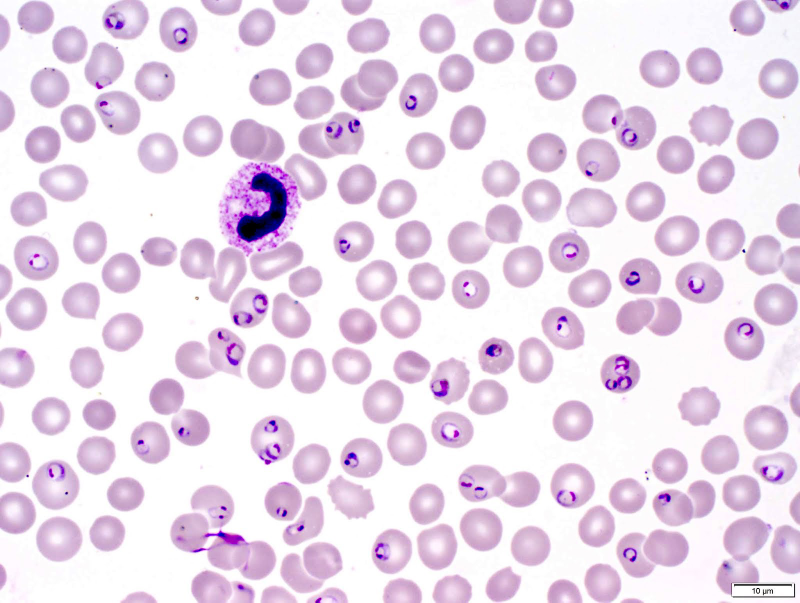
#> input picture Malarial/images/3.png, 1600 x 1205 px (shown at 1/2 size)
$ python new.py
#> lines starting #> are read from the running program, lines starting #| are printed output that depends on the picture; after the words box and inside, x2 and y2 are one past the last pixel; in counts of white or black regions, pixels touching at a corner belong together
import cv2
import joblib
import numpy as np

im = cv2.imread("images/3.png")
#> im is the input picture: shape (1205, 1600, 3); mean B, G, R 235.7, 219.6, 234.3
im = (255 - im)
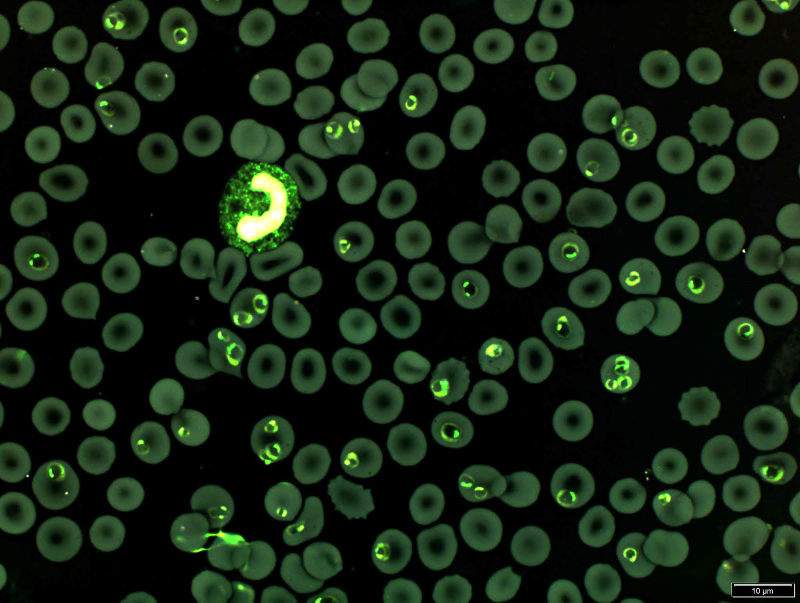
#> im: shape (1205, 1600, 3) (shown at 1/2 size); mean B, G, R 19.3, 35.4, 20.7
im = cv2.resize(im, (700, 700))
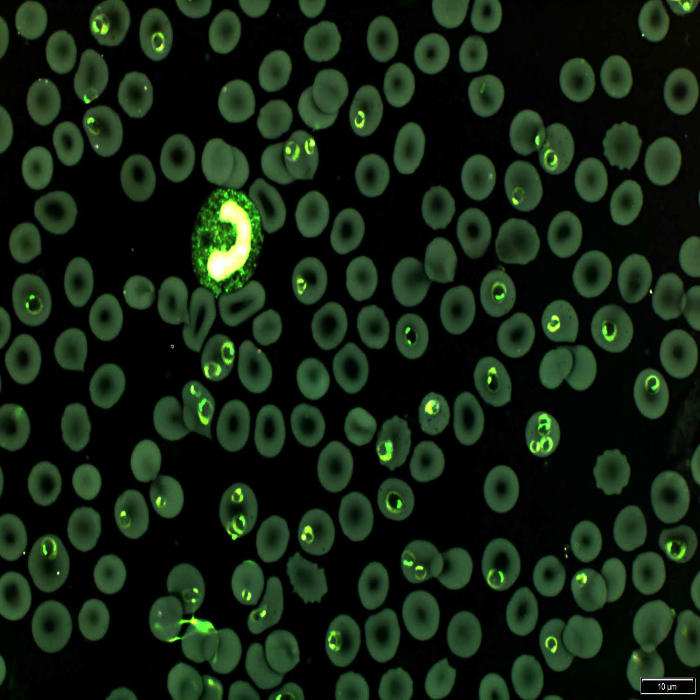
#> im: shape (700, 700, 3); mean B, G, R 19.3, 35.3, 20.6

im_gray = cv2.cvtColor(im, cv2.COLOR_BGR2GRAY)
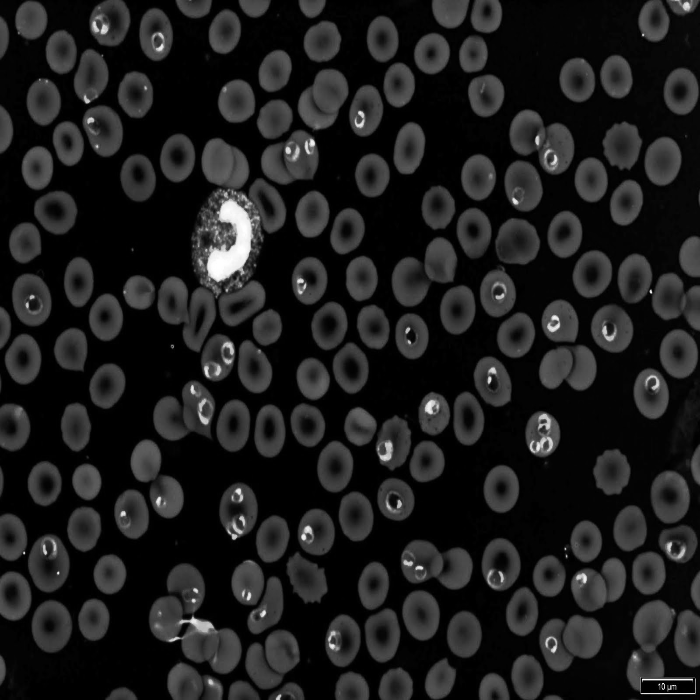
#> im_gray: shape (700, 700); min 0, max 255, mean 29.1

ret, thresh = cv2.threshold(im_gray, 130, 255, 0)
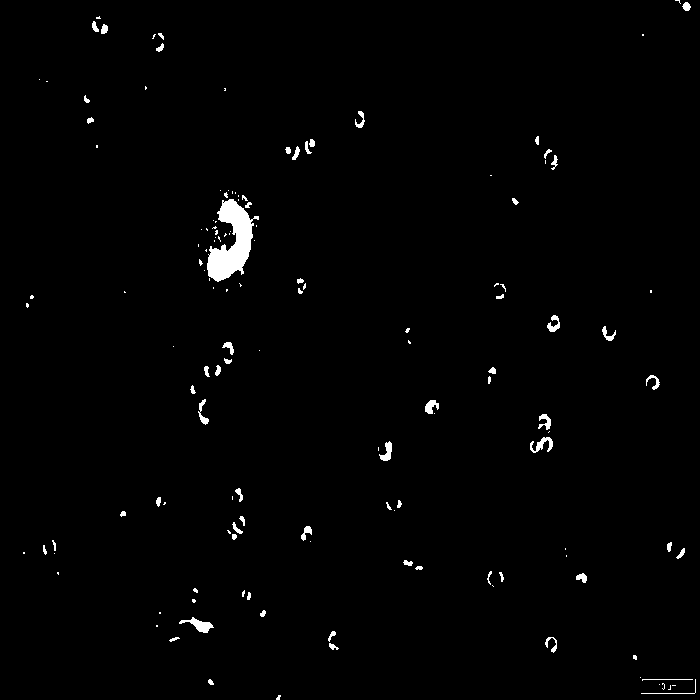
#> thresh: shape (700, 700); 1.2% white; 142 white regions (78 under 20 px)
contours, _ = cv2.findContours(thresh, 1, 2)
#> contours = 143 contours, 102 with area under 20; largest, box (x1, y1, x2, y2) and area: (207, 199, 259, 282) 1989, (179, 617, 214, 633) 187, (530, 437, 553, 453) 122, (379, 441, 392, 461) 110, (425, 400, 439, 414) 97

im_gray = cv2.cvtColor(im_gray, cv2.COLOR_GRAY2BGR)
#> im_gray: shape (700, 700, 3)
cv2.drawContours(im_gray, contours, -1, (0, 255, 0), 1)
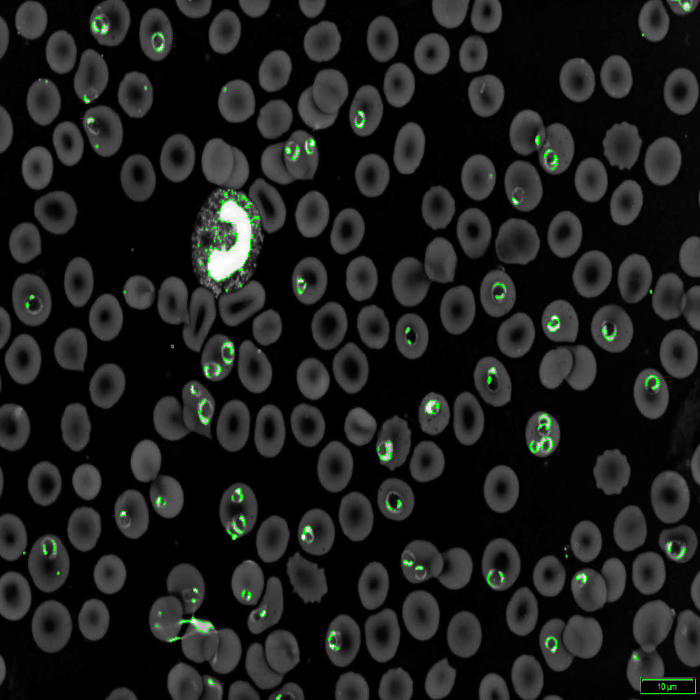
#> im_gray: shape (700, 700, 3); mean B, G, R 28.2, 29.5, 28.2

cv2.imshow("Window", im_gray)
cv2.waitKey(0)
cv2.destroyAllWindows()

#> (the run stopped early here; a loop or call above may not have finished)

$ run again, with Malarial/images/1.png copied over Malarial/images/3.png
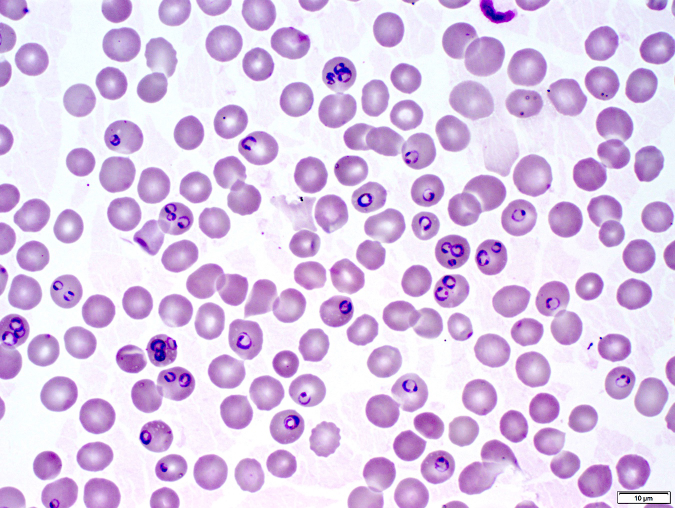
#> input picture Malarial/images/1.png, 1350 x 1016 px (shown at 1/2 size)
#> im is the input picture: shape (1016, 1350, 3); mean B, G, R 232.8, 201.4, 221.2
#> `ret, thresh = cv2.threshold(im_gray, 130, 255, 0)`:
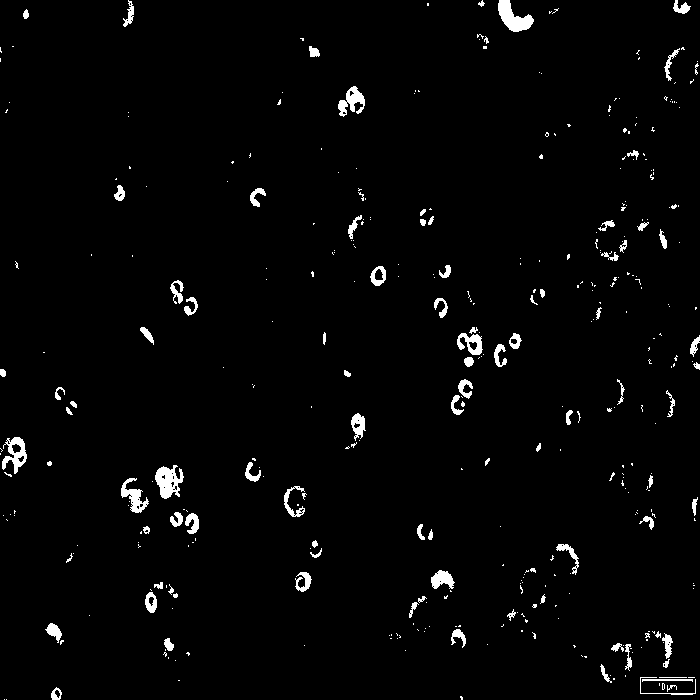
#> thresh: shape (700, 700); 2.3% white; 384 white regions (289 under 20 px)
#> contours = 475 contours, 390 with area under 20; largest, box (x1, y1, x2, y2) and area: (155, 465, 184, 499) 563, (498, 0, 534, 32) 550, (2, 437, 27, 474) 460, (338, 86, 365, 117) 366, (121, 478, 149, 513) 354
#> `cv2.drawContours(im_gray, contours, -1, (0, 255, 0), 1)`:
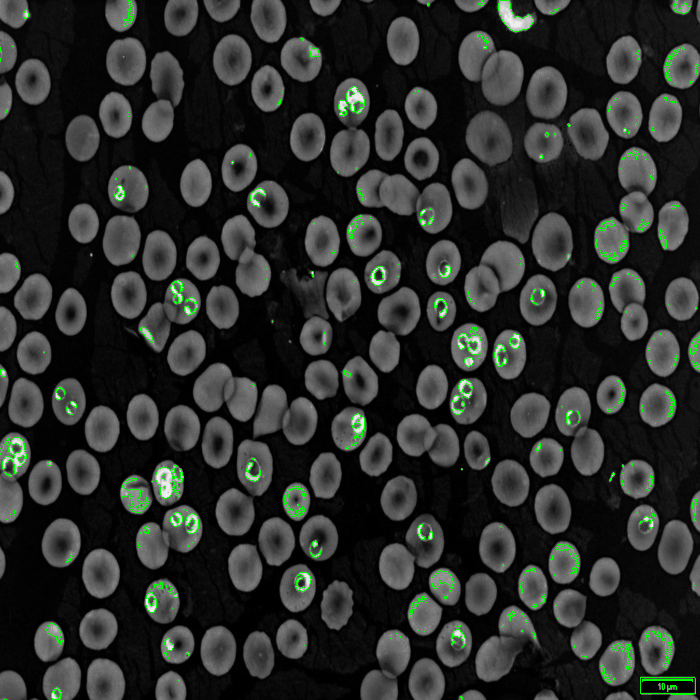
#> im_gray: shape (700, 700, 3); mean B, G, R 42.2, 45.2, 42.2

$ run again, with Malarial/images/10.png copied over Malarial/images/3.png
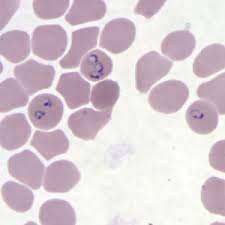
#> input picture Malarial/images/10.png, 225 x 225 px
#> im is the input picture: shape (225, 225, 3); mean B, G, R 211.2, 204, 216.9
#> `ret, thresh = cv2.threshold(im_gray, 130, 255, 0)`:
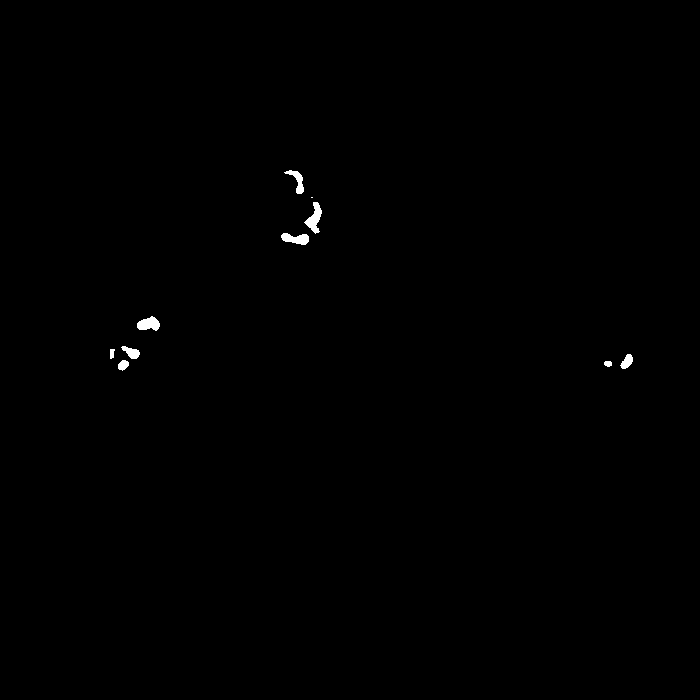
#> thresh: shape (700, 700); 0.27% white; 10 white regions (1 under 20 px)
#> contours = 10 contours, 1 with area under 20; largest, box (x1, y1, x2, y2) and area: (304, 202, 322, 234) 232, (137, 316, 160, 331) 208, (281, 233, 309, 245) 193, (284, 170, 304, 194) 148, (121, 346, 140, 359) 116
#> `cv2.drawContours(im_gray, contours, -1, (0, 255, 0), 1)`:
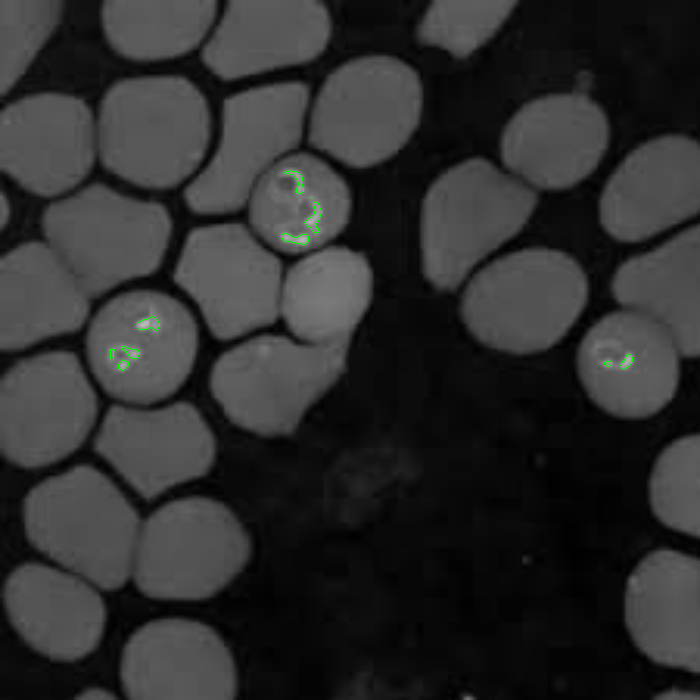
#> im_gray: shape (700, 700, 3); mean B, G, R 46, 46.2, 46

$ run again, with Malarial/images/11.png copied over Malarial/images/3.png
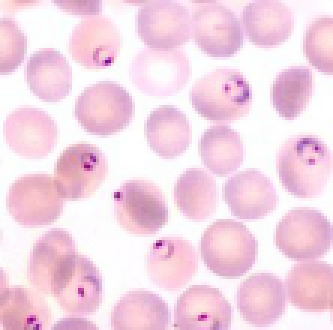
#> input picture Malarial/images/11.png, 111 x 110 px (shown 3 times larger)
#> im is the input picture: shape (110, 111, 3); mean B, G, R 229.1, 214.1, 243.4
#> `ret, thresh = cv2.threshold(im_gray, 130, 255, 0)`:
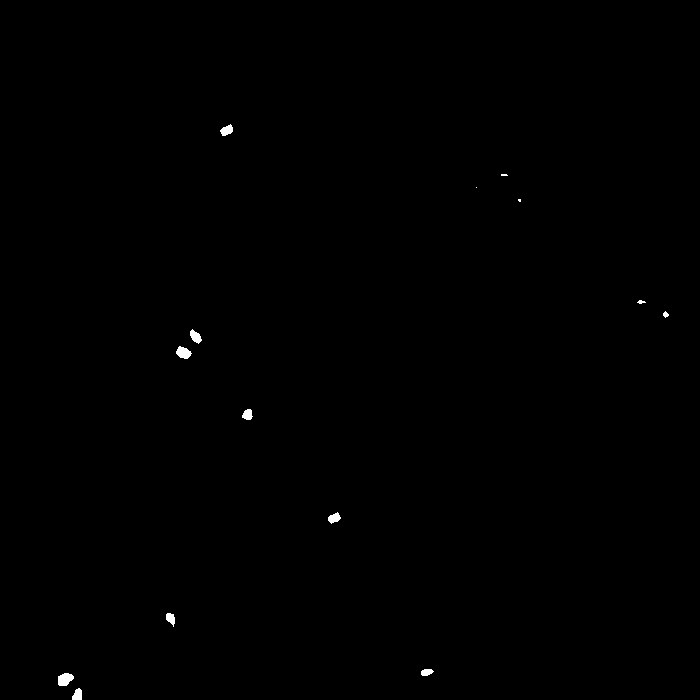
#> thresh: shape (700, 700); 0.2% white; 14 white regions (3 under 20 px)
#> contours = 14 contours, 5 with area under 20; largest, box (x1, y1, x2, y2) and area: (58, 673, 74, 686) 136, (176, 346, 192, 359) 118, (190, 329, 202, 344) 88, (220, 124, 233, 136) 84, (328, 512, 341, 524) 79
#> `cv2.drawContours(im_gray, contours, -1, (0, 255, 0), 1)`:
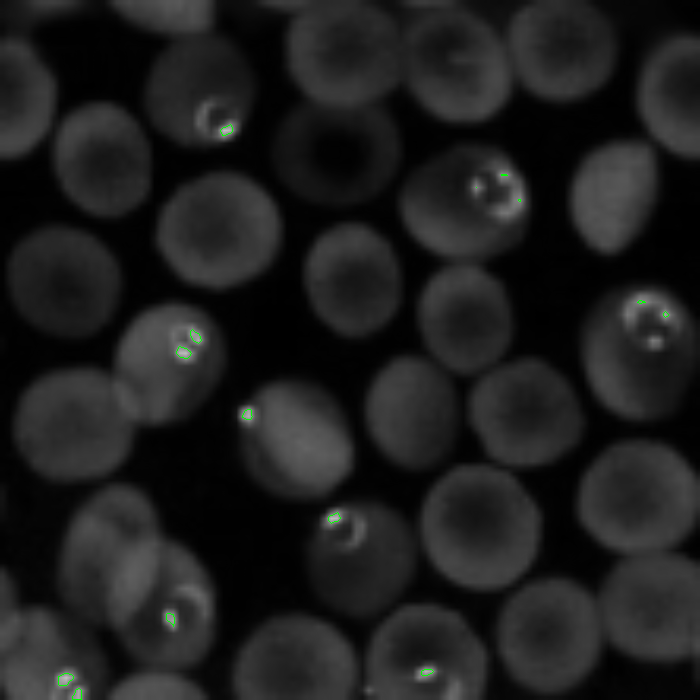
#> im_gray: shape (700, 700, 3); mean B, G, R 30.2, 30.4, 30.2
